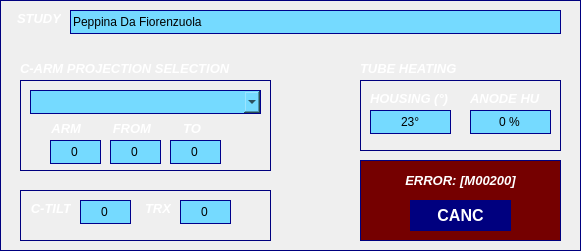
   <widget class="QFrame" name="connectionFrame_3">
    <property name="geometry">
     <rect>
      <x>30</x>
      <y>140</y>
      <width>581</width>
      <height>251</height>
     </rect>
    </property>
    <property name="styleSheet">
     <string notr="true">border-width: 1px;
border-style: solid; 
border-color: darkblue;
border-color: rgb(0, 0, 127);
</string>
    </property>
    <property name="frameShape">
     <enum>QFrame::StyledPanel</enum>
    </property>
    <property name="frameShadow">
     <enum>QFrame::Raised</enum>
    </property>
    <widget class="QLineEdit" name="studyName">
     <property name="geometry">
      <rect>
       <x>70</x>
       <y>10</y>
       <width>491</width>
       <height>24</height>
      </rect>
     </property>
     <property name="styleSheet">
      <string notr="true">background-color: rgb(117, 218, 255);
color: rgb(0, 0, 0);
font: 700 12pt &quot;Arial&quot;;
border-width: 1px;
border-style: solid; 
border-color: darkblue;</string>
     </property>
     <property name="text">
      <string>Peppina Da Fiorenzuola</string>
     </property>
    </widget>
    <widget class="QLabel" name="label_18">
     <property name="geometry">
      <rect>
       <x>20</x>
       <y>60</y>
       <width>211</width>
       <height>16</height>
      </rect>
     </property>
     <property name="font">
      <font>
       <pointsize>10</pointsize>
       <italic>true</italic>
       <bold>true</bold>
      </font>
     </property>
     <property name="styleSheet">
      <string notr="true">color: rgb(255, 255, 255);
border-width: 0px;
</string>
     </property>
     <property name="text">
      <string>C-ARM PROJECTION SELECTION</string>
     </property>
    </widget>
    <widget class="QLabel" name="label_8">
     <property name="geometry">
      <rect>
       <x>10</x>
       <y>10</y>
       <width>51</width>
       <height>16</height>
      </rect>
     </property>
     <property name="font">
      <font>
       <pointsize>10</pointsize>
       <italic>true</italic>
       <bold>true</bold>
      </font>
     </property>
     <property name="styleSheet">
      <string notr="true">color: rgb(255, 255, 255);
border-width: 0px;
</string>
     </property>
     <property name="text">
      <string>STUDY</string>
     </property>
     <property name="alignment">
      <set>Qt::AlignRight|Qt::AlignTrailing|Qt::AlignVCenter</set>
     </property>
    </widget>
    <widget class="QLabel" name="label_40">
     <property name="geometry">
      <rect>
       <x>360</x>
       <y>60</y>
       <width>131</width>
       <height>16</height>
      </rect>
     </property>
     <property name="font">
      <font>
       <pointsize>10</pointsize>
       <italic>true</italic>
       <bold>true</bold>
      </font>
     </property>
     <property name="styleSheet">
      <string notr="true">color: rgb(255, 255, 255);
border-width: 0px;
</string>
     </property>
     <property name="text">
      <string>TUBE HEATING</string>
     </property>
    </widget>
    <widget class="QFrame" name="frame">
     <property name="geometry">
      <rect>
       <x>360</x>
       <y>80</y>
       <width>201</width>
       <height>71</height>
      </rect>
     </property>
     <property name="frameShape">
      <enum>QFrame::StyledPanel</enum>
     </property>
     <property name="frameShadow">
      <enum>QFrame::Raised</enum>
     </property>
     <widget class="QLineEdit" name="tubeTemp">
      <property name="geometry">
       <rect>
        <x>10</x>
        <y>30</y>
        <width>81</width>
        <height>24</height>
       </rect>
      </property>
      <property name="styleSheet">
       <string notr="true">background-color: rgb(117, 218, 255);
color: rgb(0, 0, 0);
font: 700 12pt &quot;Arial&quot;;
border-width: 1px;
border-style: solid; 
border-color: darkblue;</string>
      </property>
      <property name="text">
       <string>23°</string>
      </property>
      <property name="alignment">
       <set>Qt::AlignCenter</set>
      </property>
     </widget>
     <widget class="QLabel" name="label_41">
      <property name="geometry">
       <rect>
        <x>10</x>
        <y>10</y>
        <width>81</width>
        <height>16</height>
       </rect>
      </property>
      <property name="font">
       <font>
        <pointsize>10</pointsize>
        <italic>true</italic>
        <bold>true</bold>
       </font>
      </property>
      <property name="styleSheet">
       <string notr="true">color: rgb(255, 255, 255);
border-width: 0px;
</string>
      </property>
      <property name="text">
       <string>HOUSING (°)</string>
      </property>
     </widget>
     <widget class="QLabel" name="label_42">
      <property name="geometry">
       <rect>
        <x>110</x>
        <y>10</y>
        <width>81</width>
        <height>16</height>
       </rect>
      </property>
      <property name="font">
       <font>
        <pointsize>10</pointsize>
        <italic>true</italic>
        <bold>true</bold>
       </font>
      </property>
      <property name="styleSheet">
       <string notr="true">color: rgb(255, 255, 255);
border-width: 0px;
</string>
      </property>
      <property name="text">
       <string>ANODE HU</string>
      </property>
     </widget>
     <widget class="QLineEdit" name="tubeHu">
      <property name="geometry">
       <rect>
        <x>110</x>
        <y>30</y>
        <width>81</width>
        <height>24</height>
       </rect>
      </property>
      <property name="styleSheet">
       <string notr="true">background-color: rgb(117, 218, 255);
color: rgb(0, 0, 0);
font: 700 12pt &quot;Arial&quot;;
border-width: 1px;
border-style: solid; 
border-color: darkblue;</string>
      </property>
      <property name="text">
       <string>0 %</string>
      </property>
      <property name="alignment">
       <set>Qt::AlignCenter</set>
      </property>
     </widget>
    </widget>
    <widget class="QFrame" name="frame_3">
     <property name="geometry">
      <rect>
       <x>20</x>
       <y>80</y>
       <width>251</width>
       <height>91</height>
      </rect>
     </property>
     <property name="frameShape">
      <enum>QFrame::StyledPanel</enum>
     </property>
     <property name="frameShadow">
      <enum>QFrame::Raised</enum>
     </property>
     <widget class="QComboBox" name="projectionsCombo">
      <property name="geometry">
       <rect>
        <x>10</x>
        <y>10</y>
        <width>231</width>
        <height>24</height>
       </rect>
      </property>
      <property name="styleSheet">
       <string notr="true">background-color: rgb(117, 218, 255);
color: rgb(0, 0, 0);
font: 700 12pt &quot;Arial&quot;;
border-width: 1px;
border-style: solid; 
border-color: darkblue;</string>
      </property>
     </widget>
     <widget class="QLineEdit" name="toArmEdit">
      <property name="geometry">
       <rect>
        <x>150</x>
        <y>60</y>
        <width>51</width>
        <height>24</height>
       </rect>
      </property>
      <property name="styleSheet">
       <string notr="true">background-color: rgb(117, 218, 255);
color: rgb(0, 0, 0);
font: 700 12pt &quot;Arial&quot;;
border-width: 1px;
border-style: solid; 
border-color: darkblue;</string>
      </property>
      <property name="text">
       <string>0</string>
      </property>
      <property name="alignment">
       <set>Qt::AlignCenter</set>
      </property>
     </widget>
     <widget class="QLineEdit" name="fromArmEdit">
      <property name="geometry">
       <rect>
        <x>90</x>
        <y>60</y>
        <width>51</width>
        <height>24</height>
       </rect>
      </property>
      <property name="styleSheet">
       <string notr="true">background-color: rgb(117, 218, 255);
color: rgb(0, 0, 0);
font: 700 12pt &quot;Arial&quot;;
border-width: 1px;
border-style: solid; 
border-color: darkblue;</string>
      </property>
      <property name="text">
       <string>0</string>
      </property>
      <property name="alignment">
       <set>Qt::AlignCenter</set>
      </property>
     </widget>
     <widget class="QLabel" name="label_10">
      <property name="geometry">
       <rect>
        <x>30</x>
        <y>40</y>
        <width>31</width>
        <height>16</height>
       </rect>
      </property>
      <property name="font">
       <font>
        <pointsize>10</pointsize>
        <italic>true</italic>
        <bold>true</bold>
       </font>
      </property>
      <property name="styleSheet">
       <string notr="true">color: rgb(255, 255, 255);
border-width: 0px;
</string>
      </property>
      <property name="text">
       <string>ARM</string>
      </property>
      <property name="alignment">
       <set>Qt::AlignRight|Qt::AlignTrailing|Qt::AlignVCenter</set>
      </property>
     </widget>
     <widget class="QLineEdit" name="armEdit">
      <property name="geometry">
       <rect>
        <x>30</x>
        <y>60</y>
        <width>51</width>
        <height>24</height>
       </rect>
      </property>
      <property name="styleSheet">
       <string notr="true">background-color: rgb(117, 218, 255);
color: rgb(0, 0, 0);
font: 700 12pt &quot;Arial&quot;;
border-width: 1px;
border-style: solid; 
border-color: darkblue;</string>
      </property>
      <property name="text">
       <string>0</string>
      </property>
      <property name="alignment">
       <set>Qt::AlignCenter</set>
      </property>
     </widget>
     <widget class="QLabel" name="label_16">
      <property name="geometry">
       <rect>
        <x>90</x>
        <y>40</y>
        <width>41</width>
        <height>16</height>
       </rect>
      </property>
      <property name="font">
       <font>
        <pointsize>10</pointsize>
        <italic>true</italic>
        <bold>true</bold>
       </font>
      </property>
      <property name="layoutDirection">
       <enum>Qt::LeftToRight</enum>
      </property>
      <property name="styleSheet">
       <string notr="true">color: rgb(255, 255, 255);
border-width: 0px;
</string>
      </property>
      <property name="text">
       <string>FROM</string>
      </property>
      <property name="alignment">
       <set>Qt::AlignRight|Qt::AlignTrailing|Qt::AlignVCenter</set>
      </property>
     </widget>
     <widget class="QLabel" name="label_17">
      <property name="geometry">
       <rect>
        <x>150</x>
        <y>40</y>
        <width>31</width>
        <height>16</height>
       </rect>
      </property>
      <property name="font">
       <font>
        <pointsize>10</pointsize>
        <italic>true</italic>
        <bold>true</bold>
       </font>
      </property>
      <property name="styleSheet">
       <string notr="true">color: rgb(255, 255, 255);
border-width: 0px;
</string>
      </property>
      <property name="text">
       <string>TO</string>
      </property>
      <property name="alignment">
       <set>Qt::AlignRight|Qt::AlignTrailing|Qt::AlignVCenter</set>
      </property>
     </widget>
    </widget>
    <widget class="QFrame" name="frame_4">
     <property name="geometry">
      <rect>
       <x>20</x>
       <y>190</y>
       <width>251</width>
       <height>51</height>
      </rect>
     </property>
     <property name="frameShape">
      <enum>QFrame::StyledPanel</enum>
     </property>
     <property name="frameShadow">
      <enum>QFrame::Raised</enum>
     </property>
     <widget class="QLineEdit" name="trxEdit">
      <property name="geometry">
       <rect>
        <x>160</x>
        <y>10</y>
        <width>51</width>
        <height>24</height>
       </rect>
      </property>
      <property name="styleSheet">
       <string notr="true">background-color: rgb(117, 218, 255);
color: rgb(0, 0, 0);
font: 700 12pt &quot;Arial&quot;;
border-width: 1px;
border-style: solid; 
border-color: darkblue;</string>
      </property>
      <property name="text">
       <string>0</string>
      </property>
      <property name="alignment">
       <set>Qt::AlignCenter</set>
      </property>
     </widget>
     <widget class="QLineEdit" name="armTiltEdit">
      <property name="geometry">
       <rect>
        <x>60</x>
        <y>10</y>
        <width>51</width>
        <height>24</height>
       </rect>
      </property>
      <property name="styleSheet">
       <string notr="true">background-color: rgb(117, 218, 255);
color: rgb(0, 0, 0);
font: 700 12pt &quot;Arial&quot;;
border-width: 1px;
border-style: solid; 
border-color: darkblue;</string>
      </property>
      <property name="text">
       <string>0</string>
      </property>
      <property name="alignment">
       <set>Qt::AlignCenter</set>
      </property>
     </widget>
     <widget class="QLabel" name="label_11">
      <property name="geometry">
       <rect>
        <x>10</x>
        <y>10</y>
        <width>41</width>
        <height>16</height>
       </rect>
      </property>
      <property name="font">
       <font>
        <pointsize>10</pointsize>
        <italic>true</italic>
        <bold>true</bold>
       </font>
      </property>
      <property name="styleSheet">
       <string notr="true">color: rgb(255, 255, 255);
border-width: 0px;
</string>
      </property>
      <property name="text">
       <string>C-TILT</string>
      </property>
      <property name="alignment">
       <set>Qt::AlignRight|Qt::AlignTrailing|Qt::AlignVCenter</set>
      </property>
     </widget>
     <widget class="QLabel" name="label_9">
      <property name="geometry">
       <rect>
        <x>120</x>
        <y>10</y>
        <width>31</width>
        <height>16</height>
       </rect>
      </property>
      <property name="font">
       <font>
        <pointsize>10</pointsize>
        <italic>true</italic>
        <bold>true</bold>
       </font>
      </property>
      <property name="styleSheet">
       <string notr="true">color: rgb(255, 255, 255);
border-width: 0px;
</string>
      </property>
      <property name="text">
       <string>TRX</string>
      </property>
      <property name="alignment">
       <set>Qt::AlignRight|Qt::AlignTrailing|Qt::AlignVCenter</set>
      </property>
     </widget>
    </widget>
    <widget class="QFrame" name="errorFrame">
     <property name="geometry">
      <rect>
       <x>360</x>
       <y>160</y>
       <width>201</width>
       <height>81</height>
      </rect>
     </property>
     <property name="styleSheet">
      <string notr="true">background-color: rgb(117, 0, 0);</string>
     </property>
     <property name="frameShape">
      <enum>QFrame::StyledPanel</enum>
     </property>
     <property name="frameShadow">
      <enum>QFrame::Raised</enum>
     </property>
     <widget class="QLabel" name="errorLabel">
      <property name="geometry">
       <rect>
        <x>10</x>
        <y>10</y>
        <width>181</width>
        <height>20</height>
       </rect>
      </property>
      <property name="font">
       <font>
        <pointsize>10</pointsize>
        <italic>true</italic>
        <bold>true</bold>
       </font>
      </property>
      <property name="styleSheet">
       <string notr="true">color: rgb(255, 255, 255);
border-width: 0px;
</string>
      </property>
      <property name="text">
       <string>ERROR: [M00200]</string>
      </property>
      <property name="alignment">
       <set>Qt::AlignCenter</set>
      </property>
     </widget>
     <widget class="QPushButton" name="cancError">
      <property name="geometry">
       <rect>
        <x>50</x>
        <y>40</y>
        <width>101</width>
        <height>31</height>
       </rect>
      </property>
      <property name="font">
       <font>
        <pointsize>12</pointsize>
        <bold>true</bold>
       </font>
      </property>
      <property name="styleSheet">
       <string notr="true">background-color: rgb(0, 0, 127);
color: rgb(255, 255, 255);
border-width: 0px;
</string>
      </property>
      <property name="text">
       <string>CANC</string>
      </property>
     </widget>
    </widget>
   </widget>
